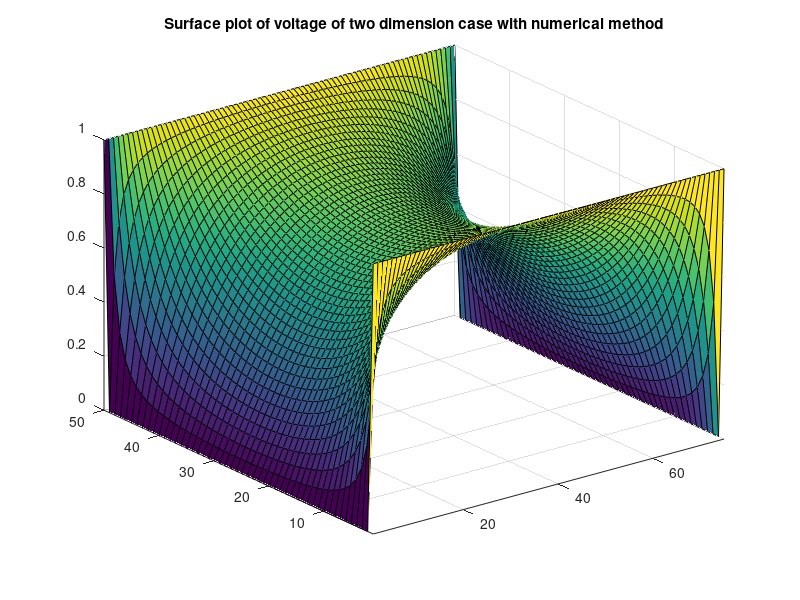
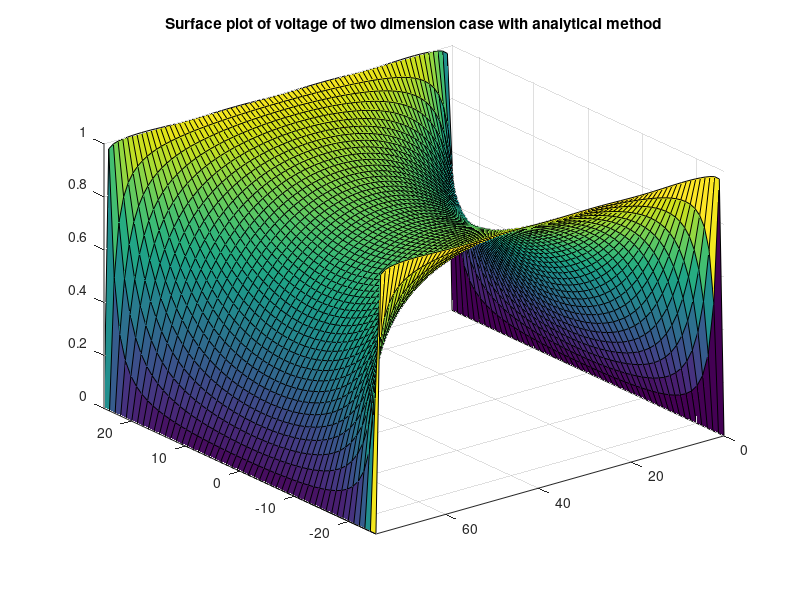

These charts were generated, in order, by the following MATLAB code:
%% Part 1(b)
% In part b, we are now trying to solve the case completely with finite
% difference method and analytical series solution, then comparing them to
% see the difference between two methods.

% Reset Everything
close all
clear

% Setting variables
nx = 50;                % Length of the region
ny = nx*3/2;            % Width of the region, 3/2 of length
G = sparse(nx*ny);      % Initialize a G matrix
D = zeros(nx*ny, 1);    % Initialize a matrix for G matrix operation

% Implement the G matrix for two dimension case
for i = 1:nx
    for j = 1:ny
        n = j + (i-1)*ny;
        
        if i == 1
            G(n, :) = 0;
            G(n, n) = 1;
            D(n) = 1;
        elseif i == nx
            G(n, :) = 0;
            G(n, n) = 1;
            D(n) = 1;
        elseif j == 1
            G(n, :) = 0;
            G(n, n) = 1;
        elseif j == ny
            G(n, :) = 0;
            G(n, n) = 1;
        else
            G(n, n) = -4;
            G(n, n+1) = 1;
            G(n, n-1) = 1;
            G(n, n+ny) = 1;
            G(n, n-ny) = 1;
        end
    end
end

V = G\D;    % Calculating the voltage with G matrix

X = zeros(nx, ny, 1);   % Initializing a matrix for inverting G matrix

% Inverting G matrix
for i = 1:nx
    for j = 1:ny
        n = j + (i-1)*ny;
        X(i,j) = V(n);
    end
end

% Surface plot of voltage of two dimension
figure(1)
surf(X)     
axis tight
title("Surface plot of voltage of two dimension case with numerical method")

% Setting up variable for the series
series = zeros(ny,nx);          
a = ny;                         
b = nx/2;
x = linspace(-nx/2, nx/2, 50);
y = linspace(0, ny, ny);
[xx, yy] = meshgrid(x,y);

% Solving the series by iterations
for n = 1: 2: 600
    series = (series + (cosh(n*pi*xx/a).*sin(n*pi*yy/a))./(n*cosh(n*pi*b/a)));
    figure(2)
    surf(x, y, (4/pi)*series)
    axis tight
    view(-128, 31);
    pause(0.01)
end
title("Surface plot of voltage of two dimension case with analytical method")

%% Discussion
% By using the series solution and solving it through iterations, it is
% possible to approach the solution that the finite difference method is
% able to create. However, the solution will start to break down if there
% are more than around 600 iterations for the series solution since the
% _cosh_ and _sin_ in the series solution will approach to infinity around
% that point of iterations.
%
% To conclude, There is no limitation on solving
% complicated equations by using numerical method, except for hardware
% limitation if the equation is too complicated to compute; Using
% analytical method would be great for solving more simpler solution since
% it take less time relative to numerical method, however it might not able
% to compute the most accurate solution with the limitation of the equation
% itself since some equation could break down from certain components in
% the equation approaching to infinity.